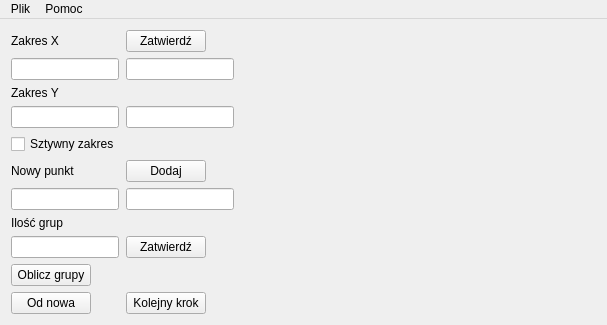
<?xml version="1.0" encoding="UTF-8"?>
<ui version="4.0">
 <class>MainWindow</class>
 <widget class="QMainWindow" name="MainWindow">
  <property name="geometry">
   <rect>
    <x>0</x>
    <y>0</y>
    <width>607</width>
    <height>325</height>
   </rect>
  </property>
  <property name="windowTitle">
   <string>K-Means Clustering</string>
  </property>
  <widget class="QWidget" name="centralWidget">
   <layout class="QGridLayout" name="gridLayout">
    <item row="0" column="0">
     <layout class="QGridLayout" name="controlGrid">
      <item row="9" column="0">
       <widget class="QPushButton" name="calculateBtn">
        <property name="sizePolicy">
         <sizepolicy hsizetype="Fixed" vsizetype="Fixed">
          <horstretch>0</horstretch>
          <verstretch>0</verstretch>
         </sizepolicy>
        </property>
        <property name="text">
         <string>Oblicz grupy</string>
        </property>
       </widget>
      </item>
      <item row="7" column="0">
       <widget class="QLabel" name="label_4">
        <property name="sizePolicy">
         <sizepolicy hsizetype="Fixed" vsizetype="Fixed">
          <horstretch>0</horstretch>
          <verstretch>0</verstretch>
         </sizepolicy>
        </property>
        <property name="text">
         <string>Ilość grup</string>
        </property>
       </widget>
      </item>
      <item row="3" column="0">
       <widget class="QLineEdit" name="minYEdit">
        <property name="sizePolicy">
         <sizepolicy hsizetype="Fixed" vsizetype="Fixed">
          <horstretch>0</horstretch>
          <verstretch>0</verstretch>
         </sizepolicy>
        </property>
       </widget>
      </item>
      <item row="8" column="0">
       <widget class="QLineEdit" name="groupNumberEdit">
        <property name="sizePolicy">
         <sizepolicy hsizetype="Fixed" vsizetype="Fixed">
          <horstretch>0</horstretch>
          <verstretch>0</verstretch>
         </sizepolicy>
        </property>
       </widget>
      </item>
      <item row="4" column="0">
       <widget class="QCheckBox" name="fixedRangeChBox">
        <property name="sizePolicy">
         <sizepolicy hsizetype="Fixed" vsizetype="Fixed">
          <horstretch>0</horstretch>
          <verstretch>0</verstretch>
         </sizepolicy>
        </property>
        <property name="text">
         <string>Sztywny zakres</string>
        </property>
        <property name="tristate">
         <bool>false</bool>
        </property>
       </widget>
      </item>
      <item row="6" column="1">
       <widget class="QLineEdit" name="newY">
        <property name="sizePolicy">
         <sizepolicy hsizetype="Fixed" vsizetype="Fixed">
          <horstretch>0</horstretch>
          <verstretch>0</verstretch>
         </sizepolicy>
        </property>
       </widget>
      </item>
      <item row="6" column="0">
       <widget class="QLineEdit" name="newX">
        <property name="sizePolicy">
         <sizepolicy hsizetype="Fixed" vsizetype="Fixed">
          <horstretch>0</horstretch>
          <verstretch>0</verstretch>
         </sizepolicy>
        </property>
       </widget>
      </item>
      <item row="0" column="1">
       <widget class="QPushButton" name="confirmRangeBtn">
        <property name="sizePolicy">
         <sizepolicy hsizetype="Fixed" vsizetype="Fixed">
          <horstretch>0</horstretch>
          <verstretch>0</verstretch>
         </sizepolicy>
        </property>
        <property name="text">
         <string>Zatwierdź</string>
        </property>
       </widget>
      </item>
      <item row="2" column="0">
       <widget class="QLabel" name="label_2">
        <property name="sizePolicy">
         <sizepolicy hsizetype="Fixed" vsizetype="Fixed">
          <horstretch>0</horstretch>
          <verstretch>0</verstretch>
         </sizepolicy>
        </property>
        <property name="text">
         <string>Zakres Y</string>
        </property>
       </widget>
      </item>
      <item row="5" column="0">
       <widget class="QLabel" name="label_3">
        <property name="sizePolicy">
         <sizepolicy hsizetype="Fixed" vsizetype="Fixed">
          <horstretch>0</horstretch>
          <verstretch>0</verstretch>
         </sizepolicy>
        </property>
        <property name="text">
         <string>Nowy punkt</string>
        </property>
       </widget>
      </item>
      <item row="3" column="1">
       <widget class="QLineEdit" name="maxYEdit">
        <property name="sizePolicy">
         <sizepolicy hsizetype="Fixed" vsizetype="Fixed">
          <horstretch>0</horstretch>
          <verstretch>0</verstretch>
         </sizepolicy>
        </property>
       </widget>
      </item>
      <item row="1" column="0">
       <widget class="QLineEdit" name="minXEdit">
        <property name="sizePolicy">
         <sizepolicy hsizetype="Fixed" vsizetype="Fixed">
          <horstretch>0</horstretch>
          <verstretch>0</verstretch>
         </sizepolicy>
        </property>
       </widget>
      </item>
      <item row="5" column="1">
       <widget class="QPushButton" name="addPointBtn">
        <property name="sizePolicy">
         <sizepolicy hsizetype="Fixed" vsizetype="Fixed">
          <horstretch>0</horstretch>
          <verstretch>0</verstretch>
         </sizepolicy>
        </property>
        <property name="text">
         <string>Dodaj</string>
        </property>
       </widget>
      </item>
      <item row="0" column="0">
       <widget class="QLabel" name="label">
        <property name="sizePolicy">
         <sizepolicy hsizetype="Fixed" vsizetype="Fixed">
          <horstretch>0</horstretch>
          <verstretch>0</verstretch>
         </sizepolicy>
        </property>
        <property name="text">
         <string>Zakres X</string>
        </property>
       </widget>
      </item>
      <item row="1" column="1">
       <widget class="QLineEdit" name="maxXEdit">
        <property name="sizePolicy">
         <sizepolicy hsizetype="Fixed" vsizetype="Fixed">
          <horstretch>0</horstretch>
          <verstretch>0</verstretch>
         </sizepolicy>
        </property>
       </widget>
      </item>
      <item row="10" column="0">
       <widget class="QPushButton" name="newCalculationBtn">
        <property name="sizePolicy">
         <sizepolicy hsizetype="Fixed" vsizetype="Fixed">
          <horstretch>0</horstretch>
          <verstretch>0</verstretch>
         </sizepolicy>
        </property>
        <property name="text">
         <string>Od nowa</string>
        </property>
       </widget>
      </item>
      <item row="10" column="1">
       <widget class="QPushButton" name="stepBtn">
        <property name="sizePolicy">
         <sizepolicy hsizetype="Fixed" vsizetype="Fixed">
          <horstretch>0</horstretch>
          <verstretch>0</verstretch>
         </sizepolicy>
        </property>
        <property name="text">
         <string>Kolejny krok</string>
        </property>
       </widget>
      </item>
      <item row="8" column="1">
       <widget class="QPushButton" name="groupNumberBtn">
        <property name="sizePolicy">
         <sizepolicy hsizetype="Fixed" vsizetype="Fixed">
          <horstretch>0</horstretch>
          <verstretch>0</verstretch>
         </sizepolicy>
        </property>
        <property name="text">
         <string>Zatwierdź</string>
        </property>
       </widget>
      </item>
     </layout>
    </item>
    <item row="0" column="1">
     <widget class="CustomPlot" name="plot" native="true">
      <property name="sizePolicy">
       <sizepolicy hsizetype="Expanding" vsizetype="Expanding">
        <horstretch>0</horstretch>
        <verstretch>0</verstretch>
       </sizepolicy>
      </property>
      <property name="baseSize">
       <size>
        <width>0</width>
        <height>0</height>
       </size>
      </property>
     </widget>
    </item>
   </layout>
  </widget>
  <widget class="QMenuBar" name="menuBar">
   <property name="geometry">
    <rect>
     <x>0</x>
     <y>0</y>
     <width>607</width>
     <height>20</height>
    </rect>
   </property>
   <widget class="QMenu" name="fileMenu">
    <property name="title">
     <string>Plik</string>
    </property>
    <addaction name="clearAction"/>
    <addaction name="openAction"/>
    <addaction name="saveAction"/>
    <addaction name="exitAction"/>
   </widget>
   <widget class="QMenu" name="helpMenu">
    <property name="title">
     <string>Pomoc</string>
    </property>
    <addaction name="aboutAction"/>
   </widget>
   <addaction name="fileMenu"/>
   <addaction name="helpMenu"/>
  </widget>
  <action name="clearAction">
   <property name="text">
    <string>Wyczyść</string>
   </property>
  </action>
  <action name="openAction">
   <property name="text">
    <string>Wczytaj z pliku</string>
   </property>
  </action>
  <action name="saveAction">
   <property name="text">
    <string>Zapisz do pliku</string>
   </property>
  </action>
  <action name="exitAction">
   <property name="text">
    <string>Wyjście</string>
   </property>
  </action>
  <action name="aboutAction">
   <property name="text">
    <string>O programie</string>
   </property>
  </action>
 </widget>
 <layoutdefault spacing="6" margin="11"/>
 <customwidgets>
  <customwidget>
   <class>CustomPlot</class>
   <extends>QWidget</extends>
   <header>customplot.h</header>
  </customwidget>
 </customwidgets>
 <resources/>
 <connections>
  <connection>
   <sender>addPointBtn</sender>
   <signal>clicked()</signal>
   <receiver>MainWindow</receiver>
   <slot>newPointFromField()</slot>
   <hints>
    <hint type="sourcelabel">
     <x>163</x>
     <y>167</y>
    </hint>
    <hint type="destinationlabel">
     <x>303</x>
     <y>148</y>
    </hint>
   </hints>
  </connection>
  <connection>
   <sender>newX</sender>
   <signal>returnPressed()</signal>
   <receiver>MainWindow</receiver>
   <slot>newPointFromField()</slot>
   <hints>
    <hint type="sourcelabel">
     <x>63</x>
     <y>194</y>
    </hint>
    <hint type="destinationlabel">
     <x>303</x>
     <y>148</y>
    </hint>
   </hints>
  </connection>
  <connection>
   <sender>newY</sender>
   <signal>returnPressed()</signal>
   <receiver>MainWindow</receiver>
   <slot>newPointFromField()</slot>
   <hints>
    <hint type="sourcelabel">
     <x>177</x>
     <y>194</y>
    </hint>
    <hint type="destinationlabel">
     <x>303</x>
     <y>148</y>
    </hint>
   </hints>
  </connection>
  <connection>
   <sender>groupNumberBtn</sender>
   <signal>clicked()</signal>
   <receiver>MainWindow</receiver>
   <slot>setGroupNumberFromField()</slot>
   <hints>
    <hint type="sourcelabel">
     <x>163</x>
     <y>222</y>
    </hint>
    <hint type="destinationlabel">
     <x>303</x>
     <y>148</y>
    </hint>
   </hints>
  </connection>
  <connection>
   <sender>groupNumberEdit</sender>
   <signal>returnPressed()</signal>
   <receiver>MainWindow</receiver>
   <slot>setGroupNumberFromField()</slot>
   <hints>
    <hint type="sourcelabel">
     <x>63</x>
     <y>249</y>
    </hint>
    <hint type="destinationlabel">
     <x>303</x>
     <y>148</y>
    </hint>
   </hints>
  </connection>
  <connection>
   <sender>minXEdit</sender>
   <signal>returnPressed()</signal>
   <receiver>MainWindow</receiver>
   <slot>setRanges()</slot>
   <hints>
    <hint type="sourcelabel">
     <x>63</x>
     <y>67</y>
    </hint>
    <hint type="destinationlabel">
     <x>303</x>
     <y>162</y>
    </hint>
   </hints>
  </connection>
  <connection>
   <sender>minYEdit</sender>
   <signal>returnPressed()</signal>
   <receiver>MainWindow</receiver>
   <slot>setRanges()</slot>
   <hints>
    <hint type="sourcelabel">
     <x>63</x>
     <y>114</y>
    </hint>
    <hint type="destinationlabel">
     <x>303</x>
     <y>162</y>
    </hint>
   </hints>
  </connection>
  <connection>
   <sender>maxXEdit</sender>
   <signal>returnPressed()</signal>
   <receiver>MainWindow</receiver>
   <slot>setRanges()</slot>
   <hints>
    <hint type="sourcelabel">
     <x>177</x>
     <y>67</y>
    </hint>
    <hint type="destinationlabel">
     <x>303</x>
     <y>162</y>
    </hint>
   </hints>
  </connection>
  <connection>
   <sender>maxYEdit</sender>
   <signal>returnPressed()</signal>
   <receiver>MainWindow</receiver>
   <slot>setRanges()</slot>
   <hints>
    <hint type="sourcelabel">
     <x>177</x>
     <y>114</y>
    </hint>
    <hint type="destinationlabel">
     <x>303</x>
     <y>162</y>
    </hint>
   </hints>
  </connection>
  <connection>
   <sender>confirmRangeBtn</sender>
   <signal>clicked()</signal>
   <receiver>MainWindow</receiver>
   <slot>setRanges()</slot>
   <hints>
    <hint type="sourcelabel">
     <x>163</x>
     <y>40</y>
    </hint>
    <hint type="destinationlabel">
     <x>303</x>
     <y>162</y>
    </hint>
   </hints>
  </connection>
 </connections>
 <slots>
  <slot>newPointFromField()</slot>
  <slot>setGroupNumberFromField()</slot>
  <slot>setRanges()</slot>
 </slots>
</ui>
